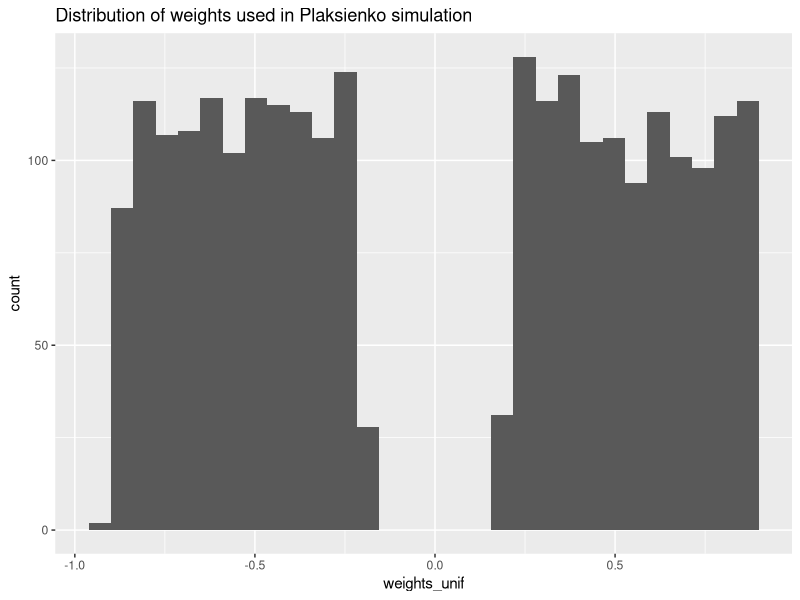
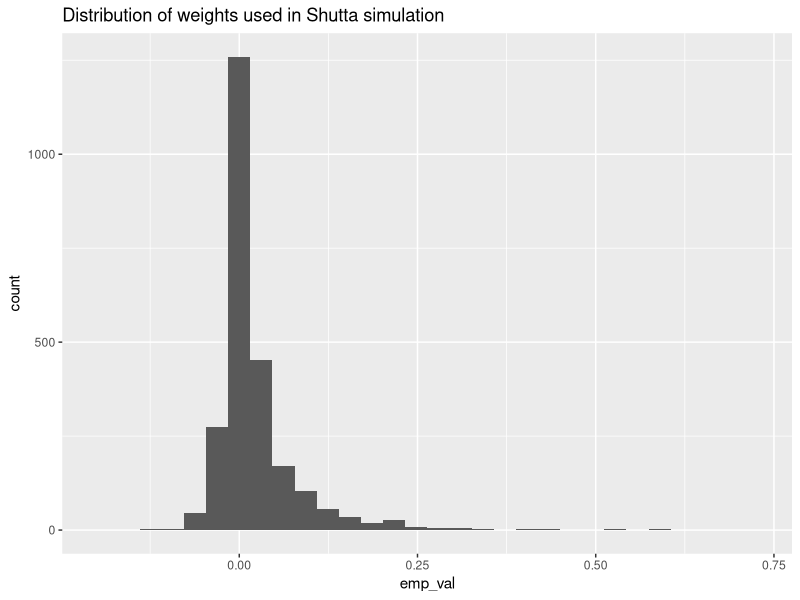

The R source for these figures, in order:
## ---- chunk 1
knitr::opts_chunk$set(echo = TRUE)

library(igraph)
library(tidyverse)
## ---- chunk 2
p = 500
g1 = sample_pa(p, power = 1, m = 5, directed = FALSE)
## ---- chunk 3
G <- as.matrix(as_adjacency_matrix(g1))
size <- sum(G) / 2
a <- 0.2
b <-  0.9
samp_right <- runif(ceiling(size / 2), min = a, max = b)
samp_left <- runif(ceiling(size / 2), min = -b, max = -a)
weights_unif <- sample(c(samp_left, samp_right), size)

ggplot(data.frame(weights_unif = weights_unif), aes(x = weights_unif)) +
  geom_histogram() +
  labs(title = "Distribution of weights used in Plaksienko simulation")
## ---- chunk 4
# load empirical distribution of weights from metabolomics
realDataHist = read.csv("mxDist.csv")
## ---- chunk 5

weights = sample(realDataHist$mids, replace=T,size=length(E(g1)), prob=realDataHist$density)  

ggplot(data.frame(emp_val = weights), aes(x = emp_val)) +
  geom_histogram() +
  labs(title = "Distribution of weights used in Shutta simulation")

# ggplot(realDataHist, aes(x = mids, y = density)) +
#   geom_bar(stat = "identity")
